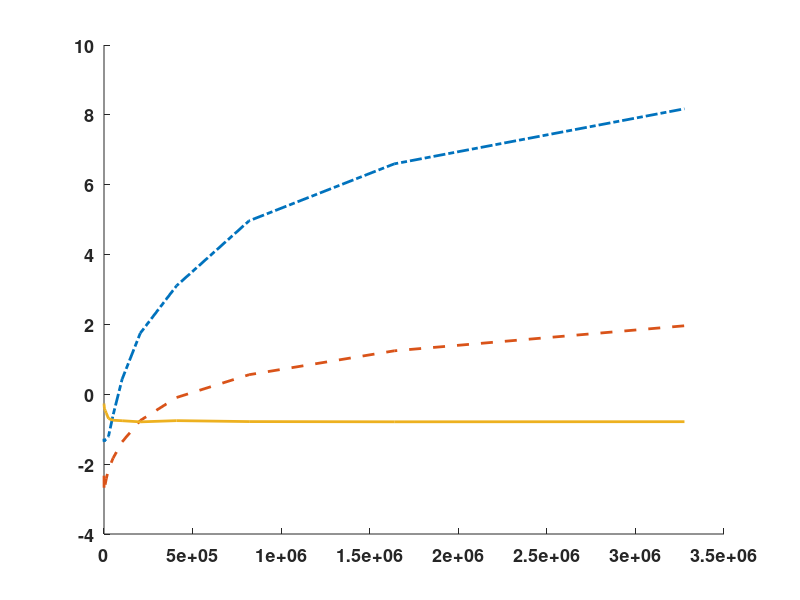

MATLAB code to generate this figure:
close all; clear; clc;
%%
% --Circle Runtime
Count = [200, 400, 800, 1600, 3200, 6400, 12800, 25600, 51200, 102400, 204800, 409600, 819200, 1638400, 3276800];
Graham_RunTime = [0.257186, 0.256601, 0.279733, 0.260661, 0.265649, 0.270049, 0.274746, 0.301029, 0.549728, 1.544234, 5.754535, 22.35535, 143.625731, 732.884762, 3546.340372];
% Jose_Runtime = [0.647673, 0.648937, 0.640673, 0.63693, 0.612792, 0.604245, 0.573890, 0.580336, 0.559144, 0.567513, 0.559967, 0.569032, 0.586535, 0.590869, 0.704262];
LiuBin_RunTime = [0.097173, 0.065634, 0.065486, 0.071915, 0.069874, 0.075136, 0.089006, 0.117034, 0.160636, 0.256290, 0.472141, 0.912115, 1.752320, 3.470768, 7.109616];
Proposed_RunTime = [0.766801, 0.748454, 0.735341, 0.691190, 0.657737, 0.630080, 0.584441, 0.498973, 0.475816, 0.468986, 0.454016, 0.470263, 0.457621, 0.454824, 0.456267];
%%
% --Animals runtime
% Pig, Reindeer, Polar, Bull, Camel, Bison, ElephantAsian, ElephantAfrican
% Count = [291302, 387599, 448164, 643854, 894501, 935459, 2275433, 3092452];   
% Graham_RunTime = [15.790457, 32.702687, 27.761399, 270.399799, 402.460202, 958.438812, 2536.521452, 4004.466654];
% LiuBin_RunTime = [0.766050, 0.968105, 1.095336, 1.511904, 2.170382, 2.274250, 4.791044, 6.522762];
% Proposed_RunTime = [0.186168, 0.346781, 0.200522, 0.272846, 0.560248, 0.592791, 0.893361, 0.997676];
%%

figure;
set( gca, 'FontSize', 13, 'FontWeight', 'b' );
hold on;
plot(Count, log(Graham_RunTime), '-.', 'LineWidth', 2);
plot(Count, log(LiuBin_RunTime), '--','LineWidth', 2);
plot(Count, log(Proposed_RunTime), 'LineWidth', 2);

hold off;


